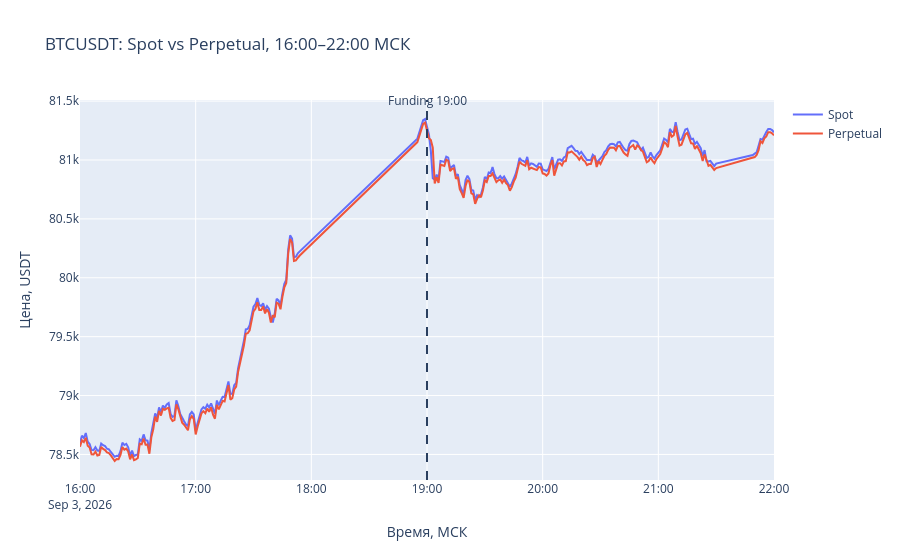

Write notebook code for a chart like this one.
### Code cell
import plotly.graph_objects as go
import pandas as pd

start = pd.Timestamp("2026-09-03 16:00:00", tz="Europe/Moscow")
end = pd.Timestamp("2026-09-03 22:00:00", tz="Europe/Moscow")
funding_time = pd.Timestamp("2026-09-03 19:00:00", tz="Europe/Moscow")

btc_spot_19 = btc_spot_full.loc[start:end]
btc_perp_19 = btc_perp_full.loc[start:end]

fig = go.Figure()

fig.add_trace(go.Scatter(
    x=btc_spot_19.index,
    y=btc_spot_19.values,
    mode="lines",
    name="Spot"
))

fig.add_trace(go.Scatter(
    x=btc_perp_19.index,
    y=btc_perp_19.values,
    mode="lines",
    name="Perpetual"
))

fig.add_shape(
    type="line",
    x0="2026-09-03 19:00:00",
    x1="2026-09-03 19:00:00",
    y0=0,
    y1=1,
    xref="x",
    yref="paper",
    line=dict(dash="dash")
)

fig.add_annotation(
    x="2026-09-03 19:00:00",
    y=1,
    xref="x",
    yref="paper",
    text="Funding 19:00",
    showarrow=False,
    yshift=10
)

fig.update_layout(
    title="BTCUSDT: Spot vs Perpetual, 16:00–22:00 МСК",
    xaxis_title="Время, МСК",
    yaxis_title="Цена, USDT",
    hovermode="x unified"
)

fig.show()

### Figure 1 — Plotly figure (JSON) as saved in the notebook; plotly's stock layout.template omitted (floating-point values rounded to 4 significant figures; data arrays with more than 128 entries replaced by an {"elided": "..."} marker saying what was removed)
{"data": [{"mode": "lines", "name": "Spot", "type": "scatter", "x": {"elided": "283 str values"}, "y": {"elided": "283 float values"}}, {"mode": "lines", "name": "Perpetual", "type": "scatter", "x": {"elided": "283 str values"}, "y": {"elided": "283 float values"}}], "layout": {"annotations": [{"showarrow": false, "text": "Funding 19:00", "x": "2026-09-03 19:00:00", "xref": "x", "y": 1, "yref": "paper", "yshift": 10}], "hovermode": "x unified", "shapes": [{"line": {"dash": "dash"}, "type": "line", "x0": "2026-09-03 19:00:00", "x1": "2026-09-03 19:00:00", "xref": "x", "y0": 0, "y1": 1, "yref": "paper"}], "title": {"text": "BTCUSDT: Spot vs Perpetual, 16:00–22:00 МСК"}, "xaxis": {"title": {"text": "Время, МСК"}}, "yaxis": {"title": {"text": "Цена, USDT"}}}}
